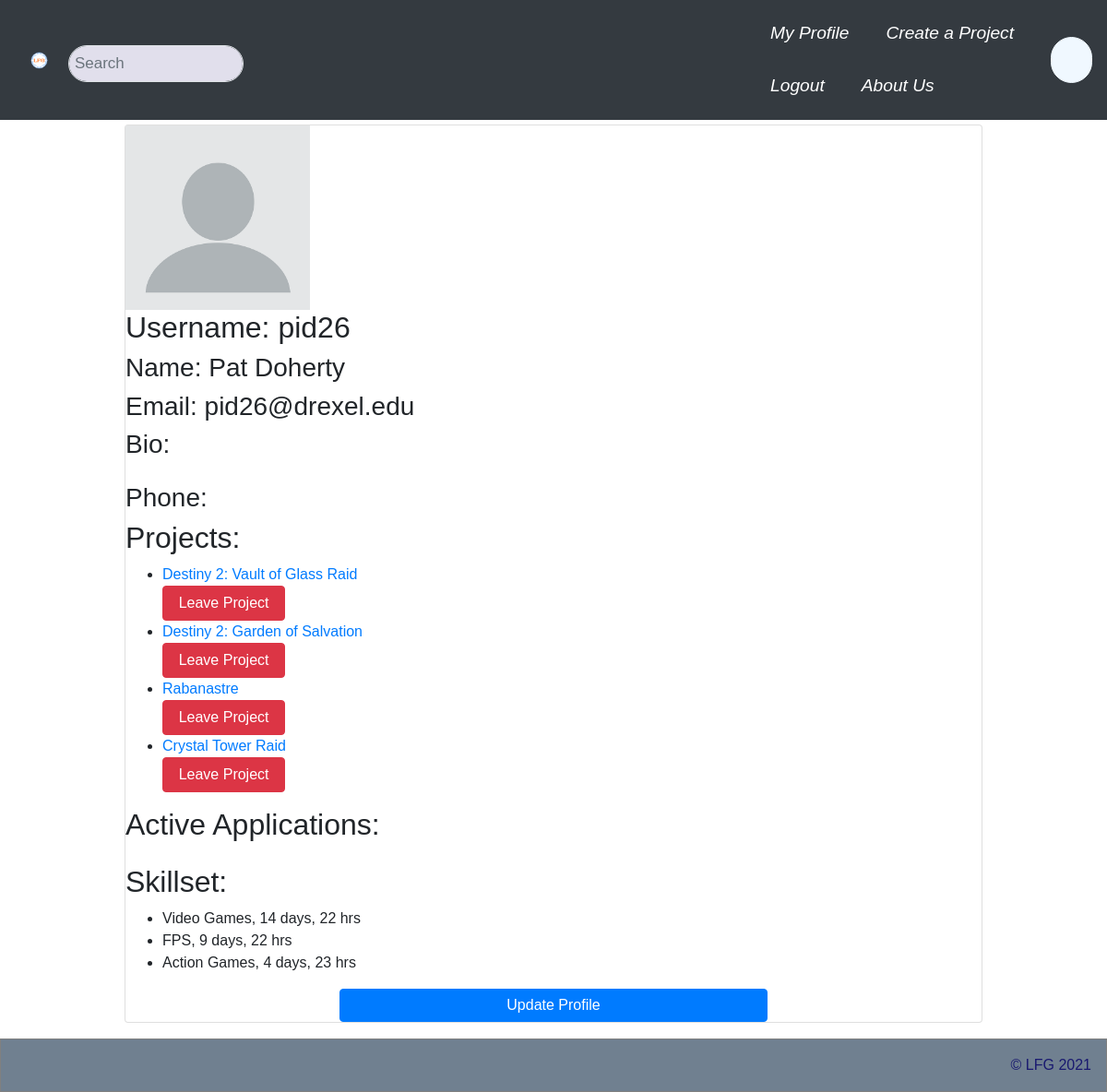
The app's page /accounts/profile/ (signed in) with its own data.
### LFGCore/models.py (models this page shows, shortened)
class Member(models.Model):
  profile = models.ForeignKey(Profile, on_delete=models.CASCADE)
  project = models.ForeignKey(Project, on_delete=models.CASCADE)
  roles = models.ManyToManyField('Role', through='RolePeriod')
  is_owner = models.BooleanField()
  start_date = models.DateTimeField(default=now)
  end_date = models.DateTimeField(null=True)
  active = models.BooleanField(default=True)

class Project(models.Model):
  channels = models.ManyToManyField('ChatChannel', through='ProjectChannel')
  name = models.CharField(max_length=45)
  description = models.CharField(max_length=10000)
  start_date = models.DateTimeField(default=now)
  end_date = models.DateTimeField(null=True)
  active = models.BooleanField(default=True)
  objects = ProjectManager()

class Skill(models.Model):
  parent = models.ForeignKey("self", on_delete=models.CASCADE, null=True)
  name = models.CharField(max_length=45)
  description = models.CharField(max_length=250)
  def __str__(self):
    return self.name

### LFGCore/views.py (the view)
# urls.py: path('accounts/profile/', views.profile, name='my_profile_view'),
@login_required
def profile(request, id=None):
  user = None
  if id == None:
    user = request.user
  else:
    user = User.objects.get(id=id)
  return render(request, 'LFGCore/profile.html', {
    "user": user,
    "is_own_profile": user == request.user,
    "memberships" : user.profile.member_set.filter(active=True, project__active=True),
    "skillset": user.profile.get_resume(),
    'logged_in' : request.user.is_authenticated
  })

### LFGCore/models.py (called while the page is built)
def now():
  return datetime.now(timezone.utc)

def format_time(hrs):
  seconds = math.floor((hrs * 3600) % 60)
  minutes = math.floor((hrs * 60) % 60)
  hours = math.floor(hrs % 24)
  days = math.floor((hrs / 24) % 30)
  months = math.floor((hrs / 720) % 12)
  years = math.floor(hrs / 8760)
  if minutes < 1:
    return f"{seconds} seconds"
  elif hours < 1:
    return f"{minutes} min, {seconds} sec"
  elif days < 1:
    return f"{hours} hrs, {minutes} min"
  elif months < 1:
    return f"{days} days, {hours} hrs"
  elif years < 1:
    return f"{months} months, {days} days"
  elif years < 3:
    return f"{years} years, {months} months"
  else:
    return f"{years} years"

  def get_resume(self):
    skillset = defaultdict(float)
    for membership in self.member_set.all():
      for period in membership.roleperiod_set.all():
        for skill in period.role.skills.all():
          skillset[skill] += period.duration()
    return [(skill, skillset[skill], format_time(skillset[skill])) for skill in skillset]

  def get_end(self):
    if self.end_date == None:
      return now()
    else:
      return self.end_date

  def duration(self):
    return (self.get_end() - self.start_date).total_seconds() / 3600

### LFGCore/templates/LFGCore/profile.html (shortened to what this page needs)
{% extends "LFGCore/base.html" %}
{% block content %}
<div class="card">
  <img src="/static/top/blank.png" alt= "{{ user.username }}" width= 200>
  <h2>Username: {{ user.username }}</h2>
  <h3>Name: {{ user.first_name }} {{ user.last_name }}</h3>
  <h3>Email: {{ user.email }}</h3>
  <h3>Bio:</h3>
  <h3>Phone: {{ user.profile.telephone_number }}</h3>
  <h2>Projects:</h2>
  <ul>
    {% for member in memberships %}
    <li>
      <a href="/project/{{ member.project.id }}/">{{ member.project.name }}</a>
        {% if is_own_profile %}
        <form action="/membership/quit/{{ member.id }}/" method="post">
          <button class="btn btn-danger" type="submit">Leave Project</button>
        </form>
        {% endif %}
      </li>
      {% endfor %}
  </ul>
  <h2>Active Applications:</h2>
  <h2>Skillset:</h2>
  <ul>
    {% for skill, time, ftime in skillset %}
    <li>{{ skill }}, {{ ftime }}</li>
    {% endfor %}
  </ul>
  {% if is_own_profile %}
  <center>
    <form action="/accounts/profile/update/">
      <input class="btn btn-primary" type="submit" value="Update Profile" />
    </form>
  </center>
  {% endif %}
</div>
{% endblock content %}

### static/top/top.css (style rules this page uses)
* { box-sizing: border-box; }
body { margin: 0; font-family: Arial, Helvetica, sans-serif; }
.container input { width: 50%; padding: 5px; }
button { width: 15%; padding: 5px; }

### records on screen
Member: project.name "Destiny 2: Vault of Glass Raid"
Member: project.name "Destiny 2: Garden of Salvation"
Member: project.name "Rabanastre"
Member: project.name "Crystal Tower Raid"
Skill: name "Video Games", ftime "14 days, 22 hrs"
Skill: name "FPS", ftime "9 days, 22 hrs"
Skill: name "Action Games", ftime "4 days, 23 hrs"

### other values on screen
{{ user.username }} "pid26"
{{ user.first_name }} "Pat"
{{ user.last_name }} "Doherty"
{{ user.email }} "pid26@drexel.edu"
